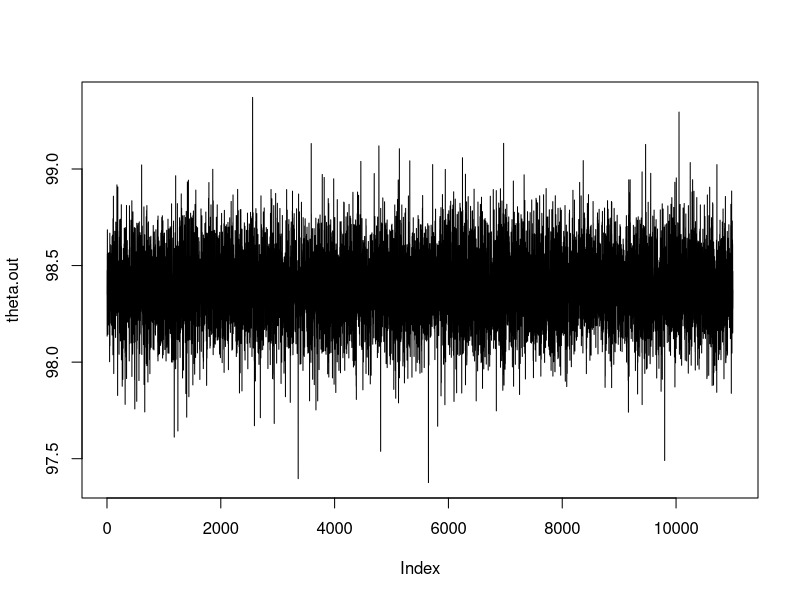
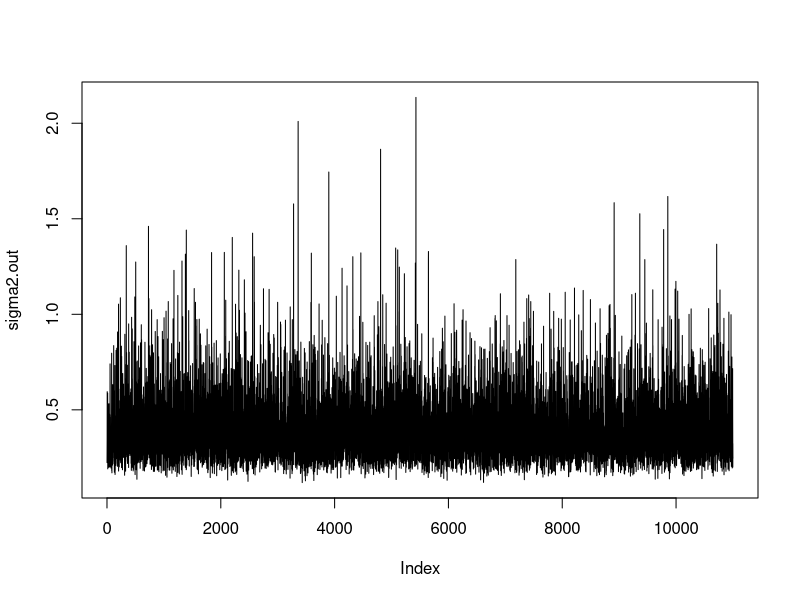
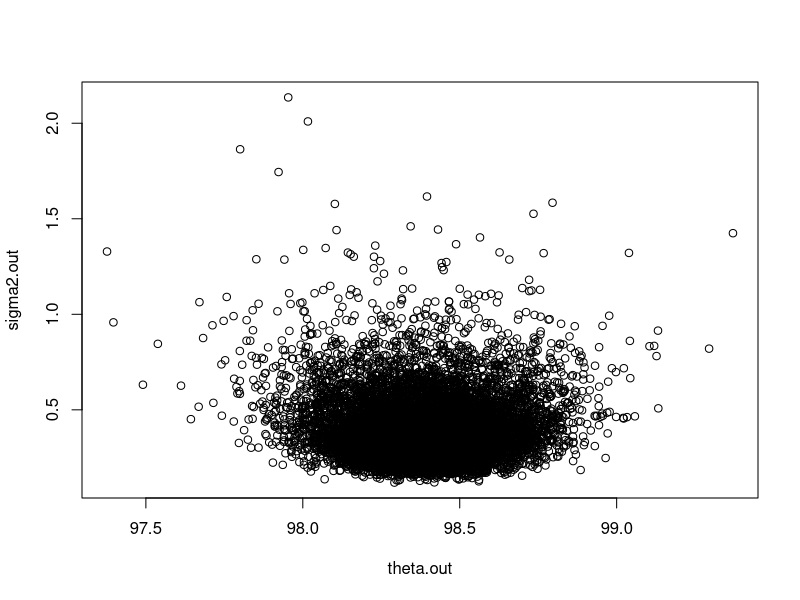
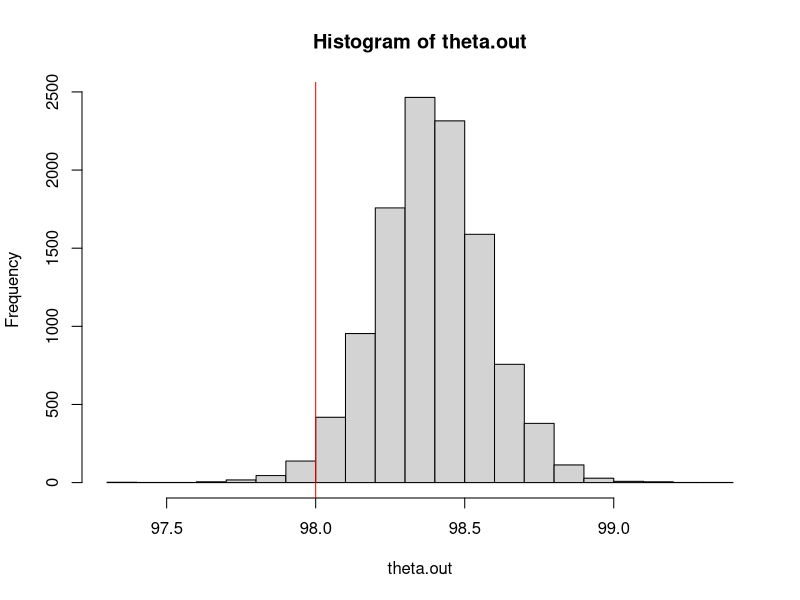
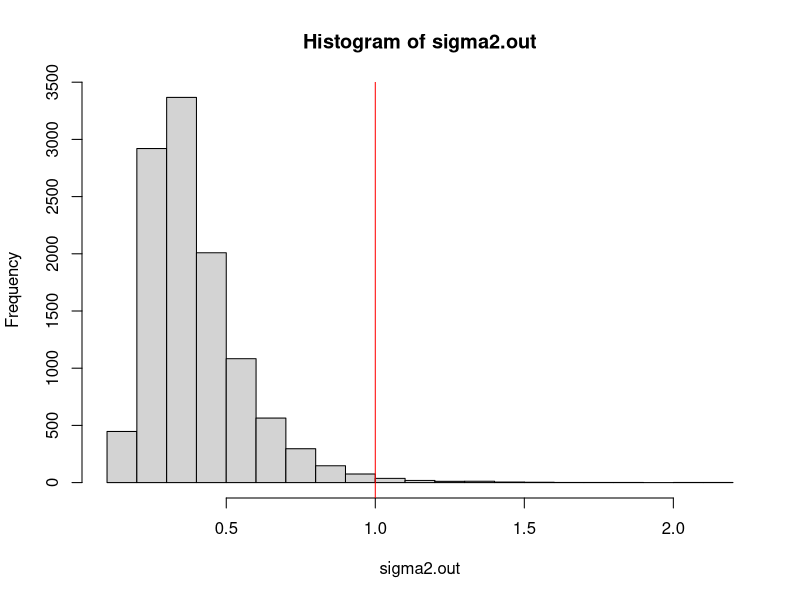

These figures' R source, in order:
### Data on body temperature for 12 people
y = c(98.0, 97.5, 98.6, 98.8, 98.0, 98.5, 98.6, 99.4, 98.4, 98.7, 98.6, 97.6)
n = length(y)

### Prior parameters
mu    = 98
tau2  = 100
aa    = 2
cc    = 1

### Parameter initialization
theta  = theta0  = 98
sigma2 = sigma20 = 1

### Vectors to store
B = 11000
theta.out = rep(0, B)
sigma2.out = rep(0, B)

### Gibbs sampler
for(b in 1:B){
  theta  = rnorm(1, (sum(y)/sigma2 + mu/tau2)/(n/sigma2 + 1/tau2), sqrt(1/(n/sigma2 + 1/tau2)))  #Remember R parameterizes the univariate normal in terms of the standard deviation
  sigma2 = 1/rgamma(1, aa+n/2, rate=cc+sum((y-theta)^2)/2)  #To avoid mistakes, I always tell R to use the rate rather than the scale ...

  ### Decoupling the current value from the parameters from where it is stored is very helpful for debugging, I strongly suggest you always do this!
  theta.out[b]  = theta
  sigma2.out[b] = sigma2
  if(b/50==floor(b/50)){
    print(b)
  }
}

### Trace plots
quartz()
plot(theta.out, type="l")
quartz()
plot(sigma2.out, type="l")

### Posterior distributions
quartz()
plot(theta.out, sigma2.out)
quartz()
hist(theta.out)
abline(v=theta0, col="red")
quartz()
hist(sigma2.out)
abline(v=sigma20, col="red")

theta.out.fin  = theta.out[-seq(1,1000)]
sigma2.out.fin = sigma2.out[-seq(1,1000)]
save(y, theta.out.fin, sigma2.out.fin, file="simpleGibbsoutput.Rdata")
